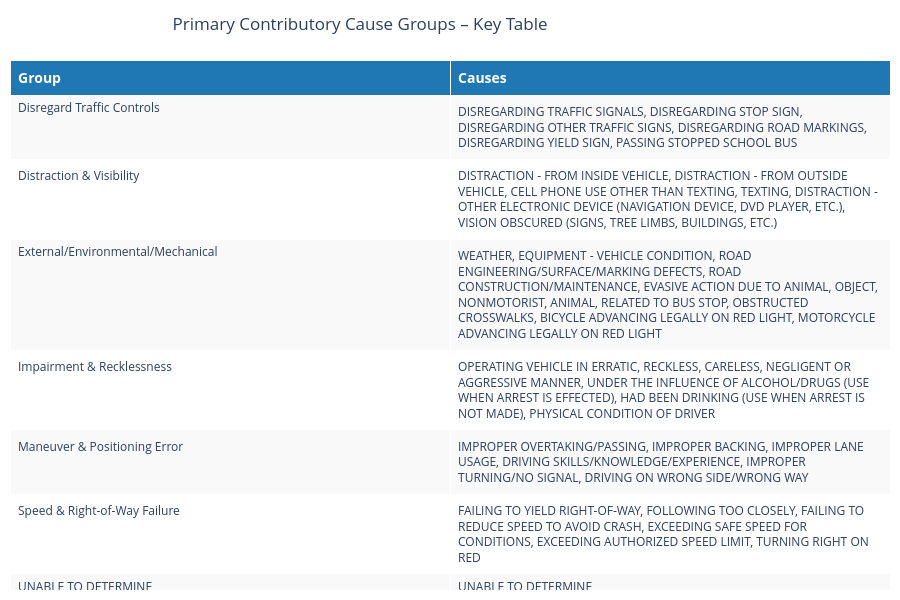

Notebook source saved alongside this figure:
### Code cell
import plotly.graph_objects as go

# Convert dictionary to DataFrame
cause_df = pd.DataFrame(list(cause_groups.items()), columns=['Cause', 'Group'])
grouped_table = cause_df.groupby('Group')['Cause'].apply(lambda x: ', '.join(x)).reset_index()

# Create Plotly table
fig = go.Figure(data=[go.Table(
    header=dict(
        values=["<b>Group</b>", "<b>Causes</b>"],
        fill_color="#1f77b4",
        font=dict(color='white', size=14),
        align='left'
    ),
    cells=dict(
        values=[grouped_table['Group'], grouped_table['Cause']],
        fill_color=[['#f9f9f9', '#ffffff'] * len(grouped_table)],
        align='left',
        font=dict(size=12)
    )
)])

fig.update_layout(
    title="Primary Contributory Cause Groups – Key Table",
    title_x=0.4,
    margin=dict(l=10, r=10, t=60, b=10),
    height=600
)

fig.show()

### Figure 1 — Plotly figure (JSON) as saved in the notebook; plotly's stock layout.template omitted (floating-point values rounded to 4 significant figures)
{"data": [{"cells": {"align": "left", "fill": {"color": [["#f9f9f9", "#ffffff", "#f9f9f9", "#ffffff", "#f9f9f9", "#ffffff", "#f9f9f9", "#ffffff", "#f9f9f9", "#ffffff", "#f9f9f9", "#ffffff", "#f9f9f9", "#ffffff", "#f9f9f9", "#ffffff"]]}, "font": {"size": 12}, "values": [["Disregard Traffic Controls", "Distraction & Visibility", "External/Environmental/Mechanical", "Impairment & Recklessness", "Maneuver & Positioning Error", "Speed & Right-of-Way Failure", "UNABLE TO DETERMINE", "Unclassified/Administrative"], ["DISREGARDING TRAFFIC SIGNALS, DISREGARDING STOP SIGN, DISREGARDING OTHER TRAFFIC SIGNS, DISREGARDING ROAD MARKINGS, DISREGARDING YIELD SIGN, PASSING STOPPED SCHOOL BUS", "DISTRACTION - FROM INSIDE VEHICLE, DISTRACTION - FROM OUTSIDE VEHICLE, CELL PHONE USE OTHER THAN TEXTING, TEXTING, DISTRACTION - OTHER ELECTRONIC DEVICE (NAVIGATION DEVICE, DVD PLAYER, ETC.), VISION OBSCURED (SIGNS, TREE LIMBS, BUILDINGS, ETC.)", "WEATHER, EQUIPMENT - VEHICLE CONDITION, ROAD ENGINEERING/SURFACE/MARKING DEFECTS, ROAD CONSTRUCTION/MAINTENANCE, EVASIVE ACTION DUE TO ANIMAL, OBJECT, NONMOTORIST, ANIMAL, RELATED TO BUS STOP, OBSTRUCTED CROSSWALKS, BICYCLE ADVANCING LEGALLY ON RED LIGHT, MOTORCYCLE ADVANCING LEGALLY ON RED LIGHT", "OPERATING VEHICLE IN ERRATIC, RECKLESS, CARELESS, NEGLIGENT OR AGGRESSIVE MANNER, UNDER THE INFLUENCE OF ALCOHOL/DRUGS (USE WHEN ARREST IS EFFECTED), HAD BEEN DRINKING (USE WHEN ARREST IS NOT MADE), PHYSICAL CONDITION OF DRIVER", "IMPROPER OVERTAKING/PASSING, IMPROPER BACKING, IMPROPER LANE USAGE, DRIVING SKILLS/KNOWLEDGE/EXPERIENCE, IMPROPER TURNING/NO SIGNAL, DRIVING ON WRONG SIDE/WRONG WAY", "FAILING TO YIELD RIGHT-OF-WAY, FOLLOWING TOO CLOSELY, FAILING TO REDUCE SPEED TO AVOID CRASH, EXCEEDING SAFE SPEED FOR CONDITIONS, EXCEEDING AUTHORIZED SPEED LIMIT, TURNING RIGHT ON RED", "UNABLE TO DETERMINE", "NOT APPLICABLE"]]}, "header": {"align": "left", "fill": {"color": "#1f77b4"}, "font": {"color": "white", "size": 14}, "values": ["<b>Group</b>", "<b>Causes</b>"]}, "type": "table"}], "layout": {"height": 600, "margin": {"b": 10, "l": 10, "r": 10, "t": 60}, "title": {"text": "Primary Contributory Cause Groups – Key Table", "x": 0.4}}}
